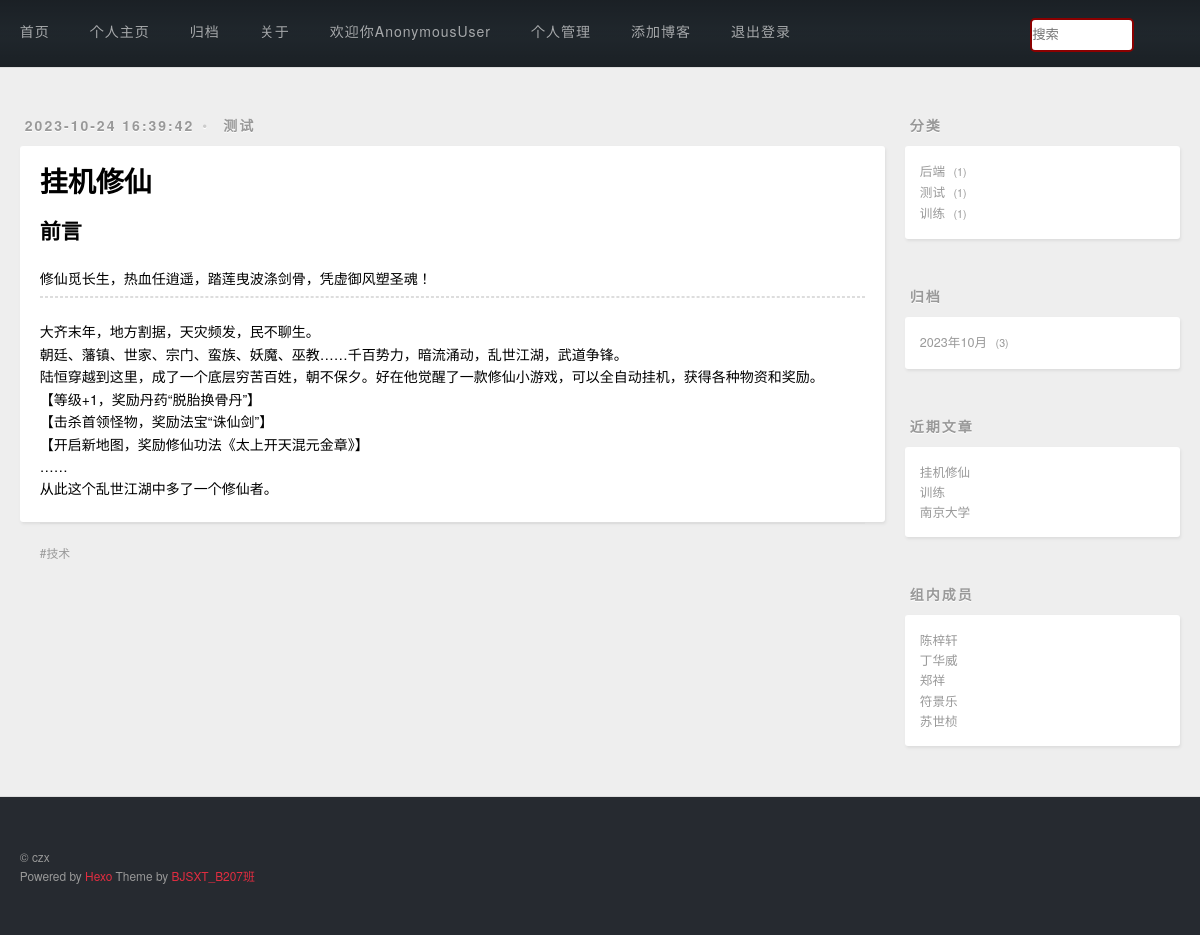
The page /post/12 on the database its author committed.
### post/models.py (models this page shows, shortened)
class Post(models.Model):
    user = models.ForeignKey(User, verbose_name='用户名', default=1,on_delete=models.CASCADE)
    title = models.CharField(max_length=100, unique=True, verbose_name='标题')
    desc = models.CharField(max_length=200, verbose_name='简介')
    content = RichTextField(verbose_name='内容')
    created = models.DateTimeField(auto_now_add=True)
    modified = models.DateTimeField(auto_now=True)
    isdelete = models.BooleanField(default=False, verbose_name='是否删除')
    category = models.ForeignKey(Category, verbose_name='所属类别',default=1, on_delete=models.CASCADE)
    tag = models.ManyToManyField(Tag, verbose_name='所属标签')
    class Meta:
        db_table = 't_post'
        verbose_name_plural = '帖子'

class Category(models.Model):
    cname = models.CharField(max_length=30, unique=True, verbose_name='类别名称')
    class Meta:
        db_table = 't_category'
        verbose_name_plural = '类别'

class Tag(models.Model):
    tname = models.CharField(max_length=20, unique=True, verbose_name='标签名称')
    class Meta:
        db_table = 't_tag'
        verbose_name_plural = '标签'

### post/views.py (the view)
# urls.py: path('<int:pk>', views.DetailView, name='post_detail'),
def DetailView(request,pk):
    postid = int(pk)
    post_obj = Post.objects.get(id=postid)
    return render(request,'detail.html',{'post_obj':post_obj})

### post/plus.py (called while the page is built)
def getRightInfo(request):
    r_cate_post = Post.objects.values('category__cname','category').annotate(c=Count('*')).order_by('-c')
    r_recent_post = Post.objects.order_by('-created')[:3]
    cursor = connection.cursor()
    r_file_post = cursor.execute('select created,count("*") count from t_post GROUP by strftime("%Y-%m",created) order by count desc ')
    return {'r_cate_post':r_cate_post,'r_recent_post':r_recent_post,'r_file_post':r_file_post}

def getHeaderInfo(request):
    user = request.user
    return {'user':user}

### post/templatetags/mymarkdown.py (called while the page is built)
@register.filter
def md(value):
    return markdown(value)

### post/templates/detail.html (shortened to what this page needs)
{% extends 'base.html' %}
{% load mymarkdown %}
{% block main %}
{% load mymarkdown %}
    <div id="main">
        <article class="article article-type-post">
            <div class="article-meta">
              <a class="article-date">
                <time>{{ post_obj.created|date:'Y-m-d H:i:s' }}</time>
              </a>
              <div class="article-category">
                <a class="article-category-link" href="#" target="_blank">{{ post_obj.category.cname }}</a>
              </div>
            </div>
            <div class="article-inner">
                <header class="article-header">
                    <h1 itemprop="name">
                        <a class="article-title">{{ post_obj.title }}</a>
                    </h1>
                </header>
                <div class="article-entry" itemprop="articleBody">
                    <h2>前言</h2>
                        {{ post_obj.desc }}
                    <hr>
                        {{ post_obj.content|md|safe}}
                </div>
            </div>
            <footer class="article-footer">
                <ul class="article-tag-list">
                    {% for tag in post_obj.tag.all %}
                        <li class="article-tag-list-item">
                            <a class="article-tag-list-link" href="#">{{ tag.tname }}</a>
                        </li>
                    {% endfor %}
                </ul>
            </footer>
        </article>
    </div>
{% endblock %}

### templates/right.html
<aside id="sidebar">
  <div class="widget-wrap">
    <h3 class="widget-title">分类</h3>
    <div class="widget">
      <ul class="category-list">
        {% for rc in r_cate_post %}
            <li class="category-list-item">
              <a class="category-list-link" href="/post/category/{{ rc.category }}">{{ rc.category__cname }}</a>
              <span class="category-list-count">{{ rc.c }}</span>
            </li>
        {% endfor %}
      </ul>
      </div>
  </div>
  <div class="widget-wrap">
    <h3 class="widget-title">归档</h3>
    <div class="widget">
      <ul class="archive-list">
        {% for rf in r_file_post %}
            <li class="archive-list-item">
              <a class="archive-list-link" href="/post/archive/{{ rf.0|date:'Y' }}/{{ rf.0|date:'m' }}">{{ rf.0|date:'Y' }}年{{ rf.0|date:'m' }}月</a>
              <span class="archive-list-count">{{ rf.1 }}</span>
            </li>
        {% endfor %}
      </ul>
    </div>
  </div>
  <div class="widget-wrap">
    <h3 class="widget-title">近期文章</h3>
    <div class="widget">
      <ul>
        {% for rr in r_recent_post %}
            <li>
                <a href="/post/{{ rr.id }}" target="_blank">{{ rr.title|truncatechars:'10' }}</a>
            </li>
        {% endfor %}
      </ul>
    </div>
  </div>
  <div class="widget-wrap">
    <h3 class="widget-title">组内成员</h3>
    <div class="widget">
      <ul>
          <li>
            <a href="http://www.bjsxt.com/" target="_blank">陈梓轩</a>
          </li>
          <li>
            <a href="http://www.sxt.cn/" target="_blank">丁华威</a>
          </li>
          <li>
            <a href="http://www.bjsxt.com/" target="_blank">郑祥</a>
          </li>
          <li>
            <a href="http://www.bjsxt.com/" target="_blank">符景乐</a>
          </li>
          <li>
            <a href="http://www.bjsxt.com/" target="_blank">苏世桢</a>
          </li>
      </ul>
    </div>
  </div>
</aside>

### rows shown on the page
Post: created "2023-10-24 16:39:42", category.cname "测试", title "挂机修仙", desc "修仙觅长生，热血任逍遥，踏莲曳波涤剑骨，凭虚御风塑圣魂！", content|md "大齐末年，地方割据，天灾频发，民不聊生。 朝廷、藩镇、世家、宗门、蛮族、妖魔、巫教……千百势力，暗流涌动，乱世江湖，武道争锋。 陆恒穿越到这里，成了一个底层穷苦百姓，朝不保夕。好在他觉醒了一款修仙小游戏，可以全自动挂机，获得各种物资和奖励。 【等级+1，奖励丹药“脱胎换骨丹”】 【击杀首领怪物，奖励法宝“诛仙剑”】 【开启新地图，奖励修仙功法《太上开天混元金章》】 …… 从此这个乱世江湖中多了一个修仙者。"
Tag: tname "技术"
Post: title "训练"
Post: title "南京大学"

### other values the page prints
{{ user }} "AnonymousUser"
{{ rc.category__cname }} "后端" "测试" "训练"
{{ rc.c }} "1" "1" "1"
{{ rf.0|date:'Y' }} "2023"
{{ rf.0|date:'m' }} "10"
{{ rf.1 }} "3"
